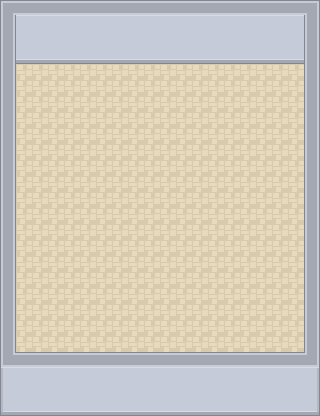

A 2D game scene composited from a Tiled map and its tileset images. What follows is a short description and the map's XML, with each tile layer's data collapsed to a summary:
An orthogonal 20x26 tile map with 16x16 px tiles, 3 tile layers (Ground Terrain, Deco0, Above0), 6 hidden layers not drawn.

<map version="1.4" tiledversion="1.4.3" orientation="orthogonal" renderorder="right-down" width="20" height="26" tilewidth="16" tileheight="16" infinite="0" backgroundcolor="#000000" nextlayerid="10" nextobjectid="1">
 <editorsettings>
  <export target="The Pet Arena.json" format="json" />
 </editorsettings>
 <tileset firstgid="1" source="roguelikeSheet.tsx" />
 <layer id="1" name="Ground Terrain" width="20" height="26">
  <data>[520 cells, 520 non-empty, 1 distinct tile ids]</data>
 </layer>
 <layer id="2" name="Deco0" width="20" height="26">
  <data>[520 cells, 54 non-empty, 2 distinct tile ids]</data>
 </layer>
 <layer id="3" name="Above0" width="20" height="26">
  <data>[520 cells, 142 non-empty, 12 distinct tile ids]</data>
 </layer>
 <layer id="4" name="Collision" width="20" height="26" visible="0">
  <data>[520 cells, 178 non-empty, 1 distinct tile ids]</data>
 </layer>
 <layer id="5" name="Pet Training:spawner:" width="20" height="26" visible="0">
  <data>[520 cells, 4 non-empty, 1 distinct tile ids]</data>
 </layer>
 <layer id="6" name="Pet Training:spawner2:" width="20" height="26" visible="0">
  <data>[520 cells, 6 non-empty, 1 distinct tile ids]</data>
 </layer>
 <layer id="7" name="Pet Training:spawner3:" width="20" height="26" visible="0">
  <data>[520 cells, 6 non-empty, 1 distinct tile ids]</data>
 </layer>
 <layer id="8" name="Pet Training:spawner4:" width="20" height="26" visible="0">
  <data>[520 cells, 12 non-empty, 1 distinct tile ids]</data>
 </layer>
 <layer id="9" name="Pet Training:spawner5:" width="20" height="26" visible="0">
  <data>[520 cells, 1 non-empty, 1 distinct tile ids]</data>
 </layer>
</map>
